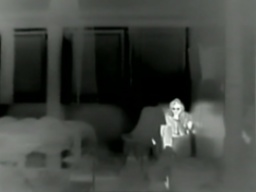
#> input picture undistorted example.jpg, 256 x 192 px
$ python process_media.py 'undistorted example.jpg'
#> lines starting #> are read from the running program, lines starting #| are printed output that depends on the picture; after the words box and inside, x2 and y2 are one past the last pixel; in counts of white or black regions, pixels touching at a corner belong together
### detect_hotspot.py
from typing import List, Tuple
import cv2
import numpy as np

# ==============================================================================
# GŁÓWNE PARAMETRY DETEKCJI (ZGODNE Z KODEM MATLAB)
# ==============================================================================
GATE_MIN_MAX_VAL = 225       # Minimalna bezwzględna jasność w kadrze (0-255)
SIGMA_FACTOR = 3             # Mnożnik odchylenia standardowego (mean + k * std)
MIN_AREA = 2                 # Minimalna powierzchnia plamy w px (odpowiednik bwareaopen)
MAX_AREA = 80                # Maksymalna powierzchnia plamy w px
ASPECT_RATIO_MIN = 0.5       # Minimalny stosunek szerokości do wysokości BoundingBox
ASPECT_RATIO_MAX = 2.0       # Maksymalny stosunek szerokości do wysokości BoundingBox
MIN_DIST_PX = 150.0          # Minimalny dystans między celami w px (~7-10 m w terenie)
MAX_TARGETS = 2              # Maksymalna liczba zwracanych punktów
# ==============================================================================


def detect_hotspots(
    frame: np.ndarray,
    gate_min_max_val: int = GATE_MIN_MAX_VAL,
    sigma_factor: float = SIGMA_FACTOR,
    min_area: int = MIN_AREA,
    max_area: int = MAX_AREA,
    aspect_ratio_min: float = ASPECT_RATIO_MIN,
    aspect_ratio_max: float = ASPECT_RATIO_MAX,
    min_dist_px: float = MIN_DIST_PX,
    max_targets: int = MAX_TARGETS,
) -> List[Tuple[int, int]]:
  """Wykrywa współrzędne pikselowe hotspotów na podanej klatce obrazu.

  :param frame: Obraz wejściowy w formacie BGR lub skali szarości.
  :return: Lista krotek [(x1, y1), (x2, y2)] ze środkami celów w pikselach.
  """
  # 1. Konwersja do skali szarości
  if len(frame.shape) == 3:
    gray = cv2.cvtColor(frame, cv2.COLOR_BGR2GRAY)
  else:
    gray = frame

  # 2. Statystyki tła
  mean_bg, std_bg = cv2.meanStdDev(gray)
  mean_bg = float(mean_bg[0][0])
  std_bg = float(std_bg[0][0])
  _, max_val, _, _ = cv2.minMaxLoc(gray)

  # 3. Bramka bezpieczeństwa (odrzucenie klatek bez wyraźnego celu)
  if max_val < gate_min_max_val or (max_val - mean_bg) < (sigma_factor * std_bg):
    return []

  # 4. Próg dynamiczny i binaryzacja
  adaptive_thresh = max(
      float(gate_min_max_val), round(mean_bg + sigma_factor * std_bg)
  )
  adaptive_thresh = min(adaptive_thresh, 254.0)

  _, bw = cv2.threshold(gray, adaptive_thresh, 255, cv2.THRESH_BINARY)

  # 5. Znalezienie konturów (odpowiednik regionprops)
  contours, _ = cv2.findContours(bw, cv2.RETR_EXTERNAL, cv2.CHAIN_APPROX_SIMPLE)

  candidates = []
  mask = np.zeros(gray.shape, dtype=np.uint8)

  for cnt in contours:
    # W MATLABie regionprops 'Area' to liczba pikseli obiektu.
    # W OpenCV cv2.contourArea mierzy pole wierzchołkowe wg wzoru Greena.
    # Aby odsiać plamy poniżej min_area (w tym bwareaopen(2)), liczymy moment zerowy m00:
    M = cv2.moments(cnt)
    area = M["m00"]
    if area < min_area or area > max_area:
      continue

    # Filtracja po proporcjach kształtu (Aspect Ratio)
    bx, by, bw_w, bh_h = cv2.boundingRect(cnt)
    if bh_h == 0:
      continue
    aspect_ratio = float(bw_w) / float(bh_h)
    if aspect_ratio < aspect_ratio_min or aspect_ratio > aspect_ratio_max:
      continue

    # Statystyki jasności wewnątrz obiektu
    mask.fill(0)
    cv2.drawContours(mask, [cnt], -1, 255, -1)
    mean_intensity, _, _, _ = cv2.mean(gray, mask=mask)

    # Centroid (środek ciężkości)
    cx = M["m10"] / M["m00"]
    cy = M["m01"] / M["m00"]

    # Wskaźnik jakości: całkowita energia plamy (powierzchnia x jasność)
    score = area * mean_intensity

    candidates.append({"x": cx, "y": cy, "score": score})

  if not candidates:
    return []

  # 6. Sortowanie kandydatów według score malejąco
  candidates.sort(key=lambda c: c["score"], reverse=True)

  # 7. Wybór do max_targets z zachowaniem minimalnego dystansu
  selected_hotspots: List[Tuple[float, float]] = []

  for cand in candidates:
    too_close = False
    for sel_x, sel_y in selected_hotspots:
      dist = np.hypot(cand["x"] - sel_x, cand["y"] - sel_y)
      if dist < min_dist_px:
        too_close = True
        break

    if not too_close:
      selected_hotspots.append((int(cand["x"]), int(cand["y"])))
      if len(selected_hotspots) >= max_targets:
        break

  return selected_hotspots

### process_media.py
import argparse
import os
import cv2
from detect_hotspot import detect_hotspots


def draw_targets(frame, targets):
  """Rysuje celowniki wokół wykrytych punktów."""
  vis = frame.copy()
  if len(vis.shape) == 2:
    vis = cv2.cvtColor(vis, cv2.COLOR_GRAY2BGR)

  for i, (cx, cy) in enumerate(targets, start=1):
    ix, iy = int(round(cx)), int(round(cy))
    # Zielony okrąg
    cv2.circle(vis, (ix, iy), 6, (0, 255, 0), 1)
    # Czerwony krzyżyk
    cv2.line(vis, (ix - 8, iy), (ix + 8, iy), (0, 0, 255), 1)
    cv2.line(vis, (ix, iy - 8), (ix, iy + 8), (0, 0, 255), 1)
    # Etykieta ze współrzędnymi
    cv2.putText(
        vis,
        f"#{i} ({ix},{iy})",
        (ix + 8, iy - 4),
        cv2.FONT_HERSHEY_SIMPLEX,
        0.35,
        (0, 255, 255),
        1,
    )
  return vis


def process_image(img_path, output_dir):
#> called with img_path = 'undistorted example.jpg', output_dir = 'output_tests'
  frame = cv2.imread(img_path)
#> frame is the input picture: shape (192, 256, 3); mean B, G, R 61.8, 66.6, 62.9
  if frame is None:
    print(f"Błąd: Nie można wczytać pliku {img_path}")
    return

  targets = detect_hotspots(frame)
#> in detect_hotspots, `mean_bg, std_bg = cv2.meanStdDev(gray)`: mean_bg = [65.03]; std_bg = [40.4]
#> in detect_hotspots, `mean_bg = float(mean_bg[0][0])`: mean_bg = 65.03
#> in detect_hotspots, `std_bg = float(std_bg[0][0])`: std_bg = 40.4
#> in detect_hotspots, `_, max_val, _, _ = cv2.minMaxLoc(gray)`: max_val = 254
#> in detect_hotspots, `adaptive_thresh = max( float(gate_min_max_val), round(mean_bg + sigma_..`: adaptive_thresh = 225
#> in detect_hotspots, `_, bw = cv2.threshold(gray, adaptive_thresh, 255, cv2.THRESH_BINARY)`:
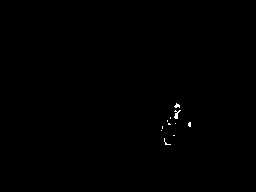
#> bw: shape (192, 256); 0.18% white in thin lines or dots, all inside (x1, y1, x2, y2) = (161, 103, 191, 145)
#> in detect_hotspots, `contours, _ = cv2.findContours(bw, cv2.RETR_EXTERNAL, cv2.CHAIN_APPROX..`: contours = 11 contours, all with area under 20
#> the loop in detect_hotspots, `for cnt in contours: # W MATLABie regionprops 'Area' to liczba pikseli..` made 11 passes
#> (cnt, area) on passes 2, 3, 4, 5, 6, 8, 9: ([[173, 135], [174, 135]], 0), ([[161, 130]], 0), ([[162, 126], [162, 128]], 0), ([[175, 123]], 0), ([[168, 123], [168, 124], [170, 124], [169, 123]], 1.5), ([[167, 120], [167, 121]], 0), ([[170, 117], [170, 118]], 0)
#> (area, bx, by, bw_w, bh_h, aspect_ratio, mean_intensity, cx) on passes 1, 7, 10, 11: (2, 164, 138, 7, 7, 1, 232.6, 165.7), (7, 188, 122, 3, 5, 0.6, 242.2, 189.1), (16, 174, 110, 7, 9, 0.778, 236.6, 176.1), (10.5, 174, 103, 6, 5, 1.2, 244.8, 176.7)
#> after the loop in detect_hotspots, `for cnt in contours:`:
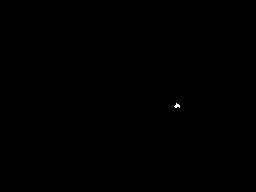
#> mask: shape (192, 256); 0.04% white in thin lines or dots, all inside (x1, y1, x2, y2) = (174, 103, 180, 108)
#> after the loop in detect_hotspots, `for cnt in contours:`: candidates = 4 items
#> the loop in detect_hotspots, `for cand in candidates:` made 4 passes
#> cand on passes 1 to 4: {'x': 176.1, 'y': 114.6, 'score': 3785.1}, {'x': 176.7, 'y': 105.4, 'score': 2570.2}, {'x': 189.1, 'y': 124, 'score': 1695.6}, {'x': 165.7, 'y': 143.3, 'score': 465.2}
#> after the loop in detect_hotspots, `for cand in candidates:`: selected_hotspots = [(176, 114)]
#> targets = [(176, 114)]
  print(f"Obraz: {img_path} | Wykryto punktów: {len(targets)}")
#| Obraz: undistorted example.jpg | Wykryto punktów: 1
  for idx, (x, y) in enumerate(targets, 1):
    print(f"  Cel #{idx}: X={x:.2f}, Y={y:.2f}")
#> this loop made 1 pass
#> (idx, x, y) on pass 1: (1, 176, 114)
#|   Cel #1: X=176.00, Y=114.00

  vis = draw_targets(frame, targets)
#> the loop in draw_targets, `for i, (cx, cy) in enumerate(targets, start=1):` made 1 pass
#> (i, cx, cy, ix, iy) on pass 1: (1, 176, 114, 176, 114)
#> after the loop in draw_targets, `for i, (cx, cy) in enumerate(targets, start=1):`:
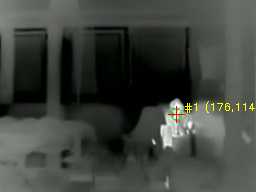
#> vis: shape (192, 256, 3); 0.4% of pixels changed, all inside (x1, y1, x2, y2) = (168, 101, 255, 123)

  base_name = os.path.basename(img_path)
  out_name = f"detekcja_{base_name}"
  out_path = os.path.join(output_dir, out_name)
  cv2.imwrite(out_path, vis)
  print(f"Zapisano wynik do: {out_path}")


# [46 lines left out: function process_video, not called in this run]


if __name__ == __name__:
  parser = argparse.ArgumentParser(
      description="Testowanie detekcji na zdjęciu lub filmie."
  )
  parser.add_argument(
      "input_path", type=str, help="Ścieżka do pliku graficznego lub wideo"
  )
  parser.add_argument(
      "--out",
      type=str,
      default="output_tests",
      help="Katalog zapisu wyników (domyślnie: output_tests)",
  )
  args = parser.parse_args()

  os.makedirs(args.out, exist_ok=True)

  video_exts = {".mp4", ".mkv", ".avi", ".mov", ".ts"}
  _, ext = os.path.splitext(args.input_path.lower())

  if ext in video_exts:
    process_video(args.input_path, args.out)
  else:
    process_image(args.input_path, args.out)
